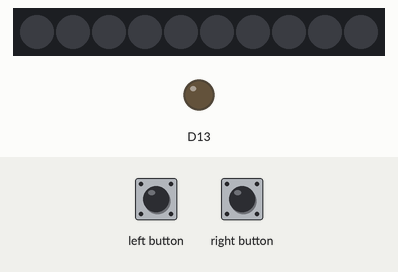
This sketch was run on a simulated Adafruit Circuit Playground Express. Shown: 10 RGB LEDs in strip order, left to right, output pins drawn as LEDs (lit = HIGH). The test bench sets the inputs (shaded band). Dim RGB values are drawn brighter than linear.

Above: at 1.2 s.
1.3 s: left button pressed for 0.15 s
At 1.31 s:
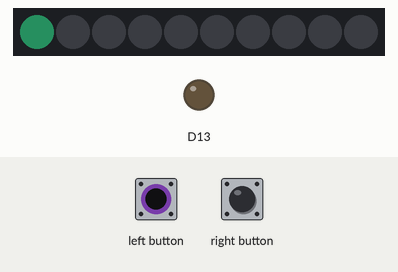
2.9 s: right button pressed for 1 s
At 2.91 s:
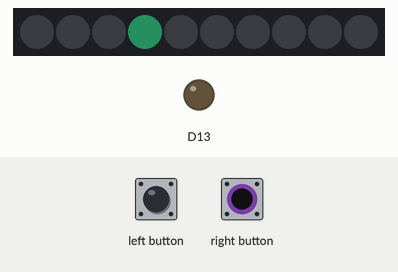
5.4 s: right button pressed for 3.2 s
At 5.46 s:
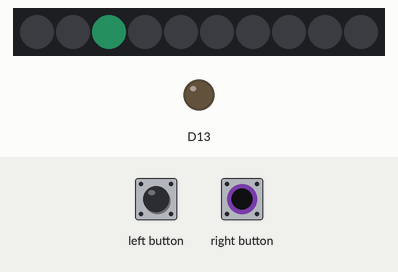
10.1 s: left button pressed for 3.2 s
At 10.16 s:
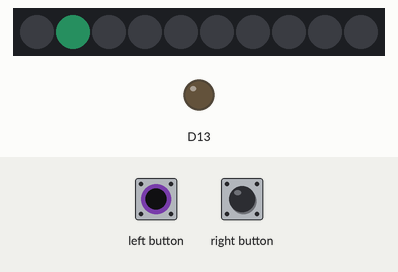

Measured:
- after the input at 1.3 s, the LEDs: change at once (image 1)
- after the input at 2.9 s, the LEDs: change at once (image 2)
- after the input at 5.4 s, the LEDs: first change at once (image 3 shows a later state)
- after the input at 10.1 s, the LEDs: first change at once (image 4 shows a later state)

The sketch:

SimpleButton.ino
```cpp
#include <Adafruit_CircuitPlayground.h>

#define COLOR  0x31b784

int pixel = 0;
bool wasPressed = false;

void setup()
{
  // Initialize the circuit playground
  CircuitPlayground.begin();
}

void loop()
{
  // If the left button is pressed....
  if (CircuitPlayground.leftButton() && !wasPressed)
  {
      CircuitPlayground.setPixelColor(pixel, COLOR);
      wasPressed = true;
      delay(50);
      pixel = (pixel + 1) % 10;
  }
  else if(CircuitPlayground.rightButton() && !wasPressed)
  {
      CircuitPlayground.setPixelColor(pixel, COLOR);
      wasPressed = true;
      delay(50);
      pixel = (pixel + 9 ) % 10;
  }
  else
  {
      CircuitPlayground.clearPixels();
      wasPressed = false;
  }
}
```
